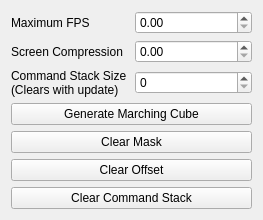
<?xml version="1.0" encoding="UTF-8"?>
<ui version="4.0">
 <class>SettingRenderWidget</class>
 <widget class="QWidget" name="SettingRenderWidget">
  <property name="geometry">
   <rect>
    <x>0</x>
    <y>0</y>
    <width>263</width>
    <height>214</height>
   </rect>
  </property>
  <property name="windowTitle">
   <string>RenderQualityWidget</string>
  </property>
  <layout class="QGridLayout" name="gridLayout">
   <item row="3" column="0" colspan="2">
    <widget class="QPushButton" name="pushButton_generateMarchingCube">
     <property name="text">
      <string>Generate Marching Cube</string>
     </property>
    </widget>
   </item>
   <item row="6" column="0" colspan="2">
    <widget class="QPushButton" name="pushButton_clearCommandStack">
     <property name="text">
      <string>Clear Command Stack</string>
     </property>
    </widget>
   </item>
   <item row="4" column="0" colspan="2">
    <widget class="QPushButton" name="pushButton_clearMask">
     <property name="text">
      <string>Clear Mask</string>
     </property>
    </widget>
   </item>
   <item row="1" column="0">
    <widget class="QLabel" name="label_2">
     <property name="text">
      <string>Screen Compression</string>
     </property>
    </widget>
   </item>
   <item row="0" column="1">
    <widget class="QDoubleSpinBox" name="doubleSpinBox_maxFPS"/>
   </item>
   <item row="5" column="0" colspan="2">
    <widget class="QPushButton" name="pushButton_clearOffset">
     <property name="text">
      <string>Clear Offset</string>
     </property>
    </widget>
   </item>
   <item row="0" column="0">
    <widget class="QLabel" name="label">
     <property name="text">
      <string>Maximum FPS</string>
     </property>
    </widget>
   </item>
   <item row="1" column="1">
    <widget class="QDoubleSpinBox" name="doubleSpinBox_screenCompression">
     <property name="maximum">
      <double>1.000000000000000</double>
     </property>
     <property name="singleStep">
      <double>0.010000000000000</double>
     </property>
    </widget>
   </item>
   <item row="2" column="1">
    <widget class="QSpinBox" name="spinBox_maxNumberOfCommands">
     <property name="maximum">
      <number>9999</number>
     </property>
    </widget>
   </item>
   <item row="2" column="0">
    <widget class="QLabel" name="label_3">
     <property name="text">
      <string>Command Stack Size
(Clears with update)</string>
     </property>
    </widget>
   </item>
  </layout>
 </widget>
 <layoutdefault spacing="6" margin="11"/>
 <resources/>
 <connections/>
</ui>
